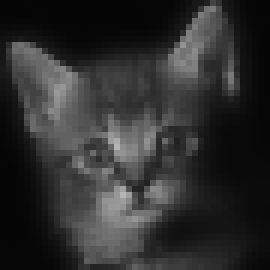
#> input picture images_pgm_c_filtradas/resultado01.pgm, 45 x 45 px (shown 6 times larger); its folder holds 4 pictures in this run
$ jupyter execute comparador.ipynb
#> lines starting #> are read from the running program, lines starting #| are printed output that depends on the picture
[cell 1]
import numpy as np
import matplotlib.pyplot as plt
import cv2
import os

[cell 2]
for filename in os.listdir("images_pgm_c_filtradas"):
    if filename.endswith(".pgm"):
        output_actual = cv2.imread(os.path.join("images_pgm_c_filtradas", filename), cv2.IMREAD_GRAYSCALE)
#> output_actual is the input picture: shape (45, 45); min 5, max 181, mean 46.5
        output_expected = cv2.imread(os.path.join("images_pgm_py_filtradas", filename), cv2.IMREAD_GRAYSCALE)

        if output_expected.shape != output_actual.shape:
            print(f"{filename}: Diferentes: dimensões distintas")
        elif output_expected.dtype != output_actual.dtype:
            print(f"{filename}: Diferentes: tipos de dado distintos (ex.: 8 vs 16 bits)")
        elif np.array_equal(output_expected, output_actual):
            print(f"{filename}: As imagens são idênticas pixel a pixel")
        mask = output_expected != output_actual
#> mask: shape (45, 45) bool; every value is 0
        n_diff = mask.sum()
#> n_diff = 0
        print(f"{filename}: Diferentes: {n_diff} pixels ({100 * n_diff / mask.size:.4f}% do total)")
#| resultado01.pgm: Diferentes: 0 pixels (0.0000% do total)

        # diferença absoluta em tipo maior, para evitar overflow do uint8
        diff = np.abs(output_expected.astype(np.int32) - output_actual.astype(np.int32))
#> diff: shape (45, 45) int32; every value is 0
        print(f"{filename}: Maior diferença:", diff.max())
#| resultado01.pgm: Maior diferença: 0

        coords = np.argwhere(mask)
#> coords = empty array
        print(f"{filename}: Primeiros pixels diferentes (linha, coluna):")
        print(coords[:10])

        fig, axes = plt.subplots(1, 3, figsize=(12, 4))
        axes[0].imshow(output_expected, cmap="gray"); axes[0].set_title("Biblioteca Python")
        axes[1].imshow(output_actual, cmap="gray"); axes[1].set_title("Algoritmo C")
        axes[2].imshow(mask, cmap="gray"); axes[2].set_title("Pixels diferentes")
        for ax in axes:
            ax.axis("off")
        plt.show()
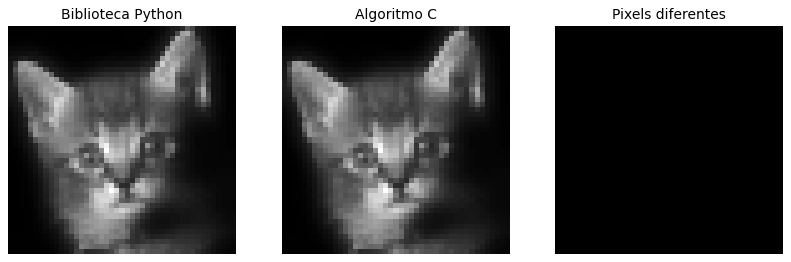
#> figure drawn by matplotlib, 3 panels
#> pass 2 of the loop `for filename in os.listdir("images_pgm_c_filtradas"):`:
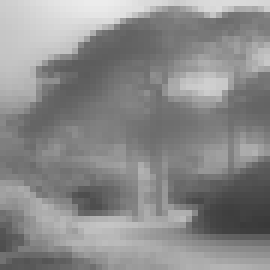
#> input picture images_pgm_c_filtradas/resultado02.pgm, 45 x 45 px (shown 6 times larger)
#> output_actual is the input picture: shape (45, 45); min 57, max 236, mean 138.1
#| resultado02.pgm: Diferentes: 0 pixels (0.0000% do total)
#| resultado02.pgm: Maior diferença: 0
#> `plt.show()`:
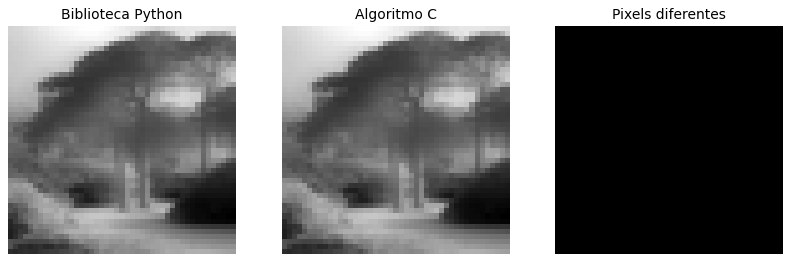
#> figure drawn by matplotlib, 3 panels
#> pass 3 of the loop `for filename in os.listdir("images_pgm_c_filtradas"):`:
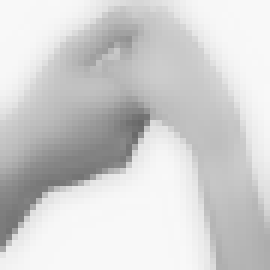
#> input picture images_pgm_c_filtradas/resultado03.pgm, 45 x 45 px (shown 6 times larger)
#> output_actual is the input picture: shape (45, 45); min 104, max 248, mean 209.3
#| resultado03.pgm: Diferentes: 0 pixels (0.0000% do total)
#| resultado03.pgm: Maior diferença: 0
#> `plt.show()`:
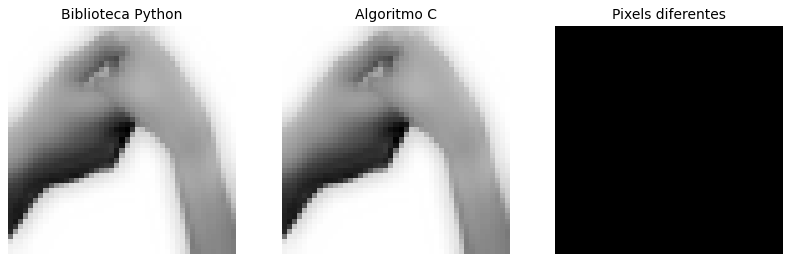
#> figure drawn by matplotlib, 3 panels
#> the loop made 4 passes; the first 3 are shown
